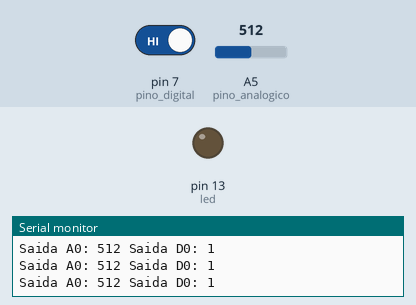
Recording of a sketch running on a simulated Arduino Uno, built with avr-gcc and run on an emulated ATmega328P. On the bench: output pins drawn as LEDs (lit = HIGH), the last lines printed to the serial monitor. The test bench sets the inputs (shaded band); at power-on: pin 7 (pino_digital) HIGH, A5 (pino_analogico) = 512.

Above: at 1.3 s.
1.4 s: pin 7 (pino_digital) driven LOW
At 2.7 s:
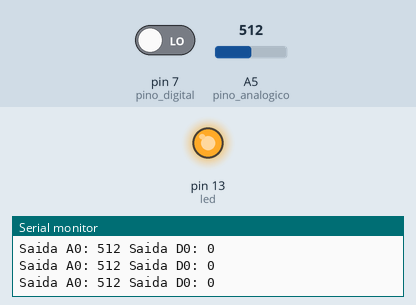
3.0 s: pin 7 (pino_digital) driven HIGH
At 4.0 s:
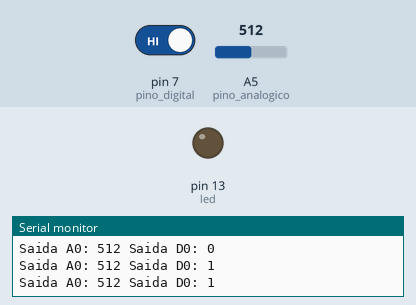
Timing chart, 0 to 6.0 s (numbered marks = the images above; inputs shaded):
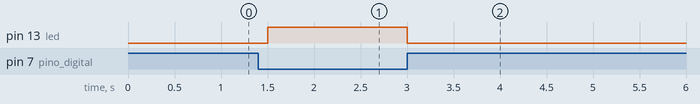

Measured:
- after the input at 1.4 s, pin 13 (led): LOW → HIGH after 0.10 s
- after the input at 3.0 s, pin 13 (led): HIGH → LOW at once

The sketch:

teste_KY_038.ino
```cpp
// Teste do Sensor de som KY-038

//Definicao das variaveis e dos pinos

  const int pino_analogico = A5;  // Define pino A5 como do sensor analogico
  const int pino_digital = 7;     // Define pino 7 como do sensor digital
  const int led = 13;             // Define pino 13 como do led
  int valor_analogico = 0;  // Define a variavel valor_analogico como do sensor analogico
  int valor_digital = 0;    // Define a variavel valor_digital como do sensor digital

void setup() {  // Progrmação Inicial

  Serial.begin(9600);  // Inicia o monitor serial

  pinMode(pino_analogico, INPUT);  // Define pinos sensor analogico como entrada
  pinMode(pino_digital, INPUT);    // Define pinos sensor digital como entrada
  pinMode(led, OUTPUT);            // Define pinos do led como entrada
  digitalWrite(led, LOW);          // Coloca o led como desligado

}

void loop() {  // Programação Principal

  valor_analogico = analogRead(pino_analogico);  // Vai ler o sensor analogico e colocar as informações na variavel valor_analogico
  valor_digital = digitalRead(pino_digital);     // Vai ler o sensor digital e colocar as informações na variavel valor_digital
  Serial.print("Saida A0: ");                    // Imprime "Saida A0: " no monitor serial
  Serial.print(valor_analogico);                 // Imprime o valor do sensor analogico
  Serial.print(" Saida D0: ");                   // Imprime "Saida D0: " no monitor serial
  Serial.println(valor_digital);                 // Imprime o valor do sensor digital

  delay(500);  // Aguarda 500 ms

  if (digitalRead(pino_digital) == LOW) { // Se o pino digital detectar barulho, então:

    digitalWrite(led, HIGH);  //Ligar led

  }

  else { // Senão

    digitalWrite(led, LOW);  //Ligar led

  }

}

// FIM!
```
